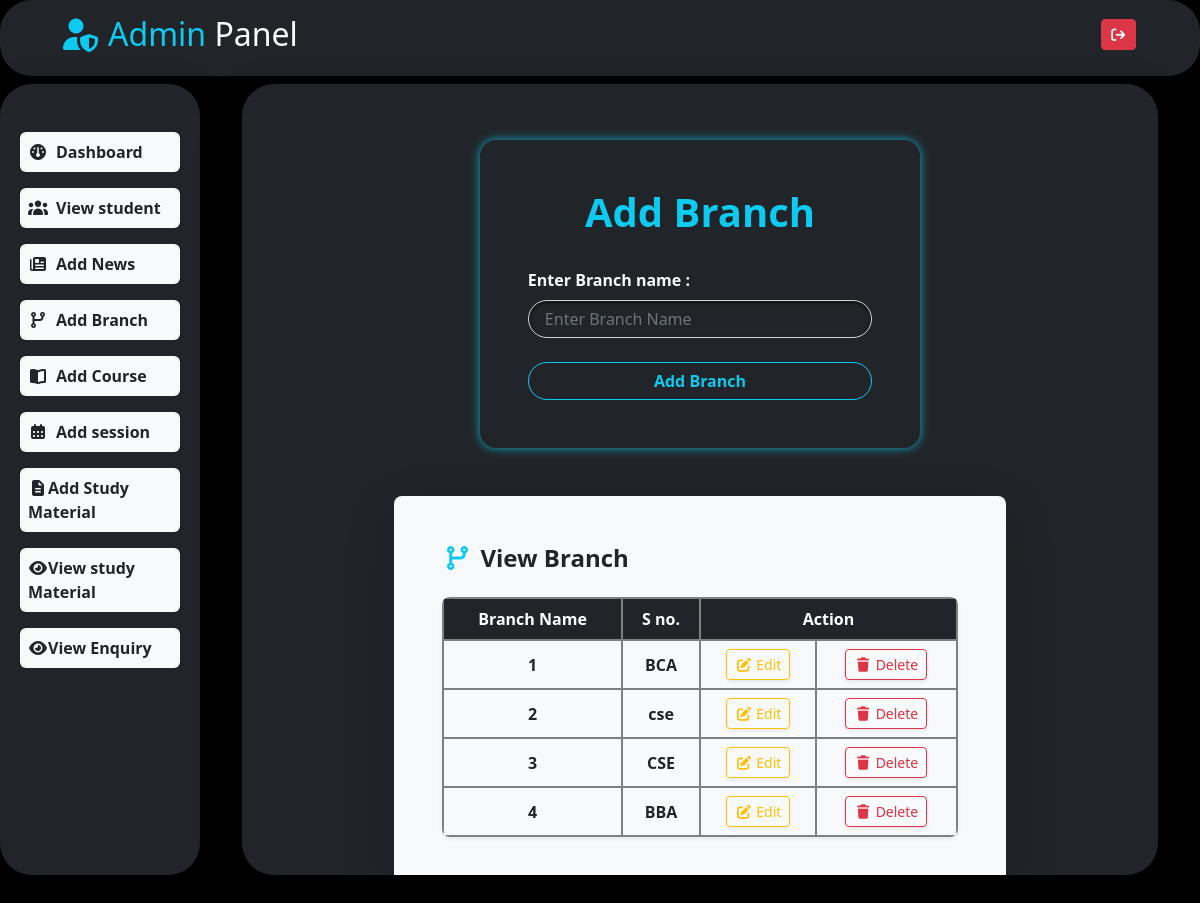
The app's page /index/adbranch/ with its own data.
### myapp/models.py (models this page shows)
class Branch(models.Model):
    branch=models.CharField(max_length=20,default="Unknown")

### myapp/views.py (the view)
# urls.py: path('adbranch/',views.adbranch,name="adbranch"),
def adbranch(request):
    if request.method=="POST":
        branch=request.POST['branch']
        branch=Branch.objects.create(branch=branch)
        return redirect('myapp:adbranch')
    branch=Branch.objects.all()
    return render(request,'adbranch.html',{"branch":branch})

### myapp/templates/adbranch.html (shortened to what this page needs)
{%extends 'index.html'%}
{%block body%}
<div class="row my-5">
        <div class="mt-2 col-md-8 mx-auto">
            <form action="" method="post" class="w-75 mx-auto shadow-lg rounded-4 p-5" style="box-shadow: 0 0 10px rgba(13, 202, 240, 0.8) !important;">
                <h1 class="text-info fw-bold text-center  ">Add Branch</h1>
                <br>
                <label for="" class="text-light fw-bold pb-2">Enter Branch name :</label>
                <input type="text" name="branch" value="{{b.branch}}" class="form-control rounded-pill ps-3 st " placeholder="Enter Branch Name">
                <br>
                <input type="submit" value="Add Branch" name=""  class="btn btn-outline-info  form-control rounded-pill fw-bold">
            </form>
        </div>
    </div>
     <div class="row mt-5">
        <div class="col-md-8 p-5 mx-auto bg-light rounded-3 table-responsive shadow-lg">
            <h4 class="text-dark mb-4 fw-bold"><i class="fa-solid fa-code-branch fa-fade text-info me-2"></i>View Branch</h4>
            <table class="table table-hover align-middle text-center shadow-sm rounded-3 overflow-hidden">
                <thead class="table-dark">
                <tr>
                    <th scope="col">Branch Name</th>
                    <th scope="col">S no.</th>
                    <th scope="col" colspan="2">Action</th>
                </tr>
                </thead>
                <tbody>
                {%for i in branch%}
                <tr class="align-middle">
                    <td class="fw-semibold">{{forloop.counter}}</td>
                    <td class="fw-bold">{{i.branch}}</td>
                    <td><a href="{%url 'myapp:editbranch' i.id %}" class="btn btn-outline-warning btn-sm shadow-sm"><i class="fa fa-edit"></i> Edit</a></td>
                    <td><a href="{%url 'myapp:deletebranch' i.id %}" class="btn btn-outline-danger btn-sm shadow-sm"><i class="fa fa-trash"></i> Delete</a></td>
                </tr>
                </tbody>
                {%endfor%}
            </table>
        </div>
    </div>
{%endblock%}

### myapp/static/css/style.css (style rules this page uses)
tr,th,td { border:2px solid grey; }

### myapp/templates/index.html (style rules this page uses)
.st,textarea { background-color: #212529 !important; color: #f8f9fa !important; box-shadow: inset 0 2px 4px rgba(0, 0, 0, 0.6); }
.table { border-radius: 12px; overflow: hidden; }

### records on screen
Branch: branch "BCA"
Branch: branch "cse"
Branch: branch "CSE"
Branch: branch "BBA"
